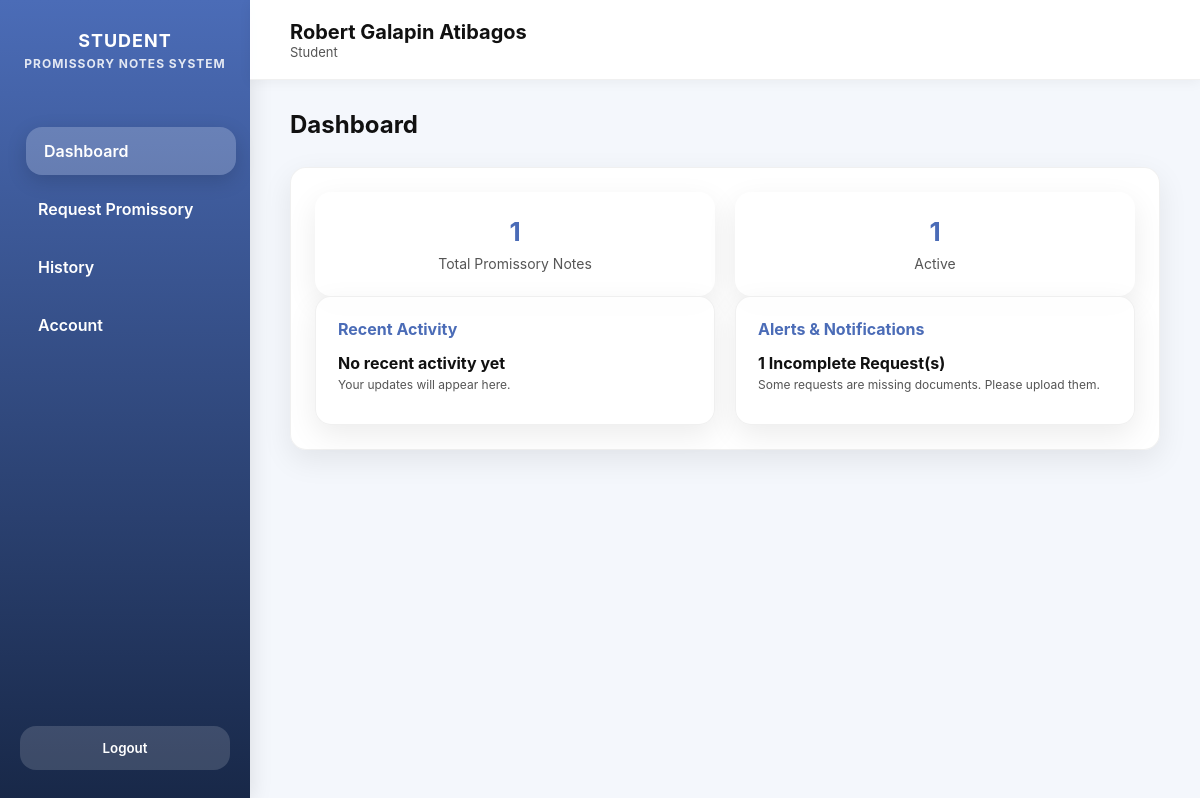
Before: /student/dashboard (signed in) with the older database file.
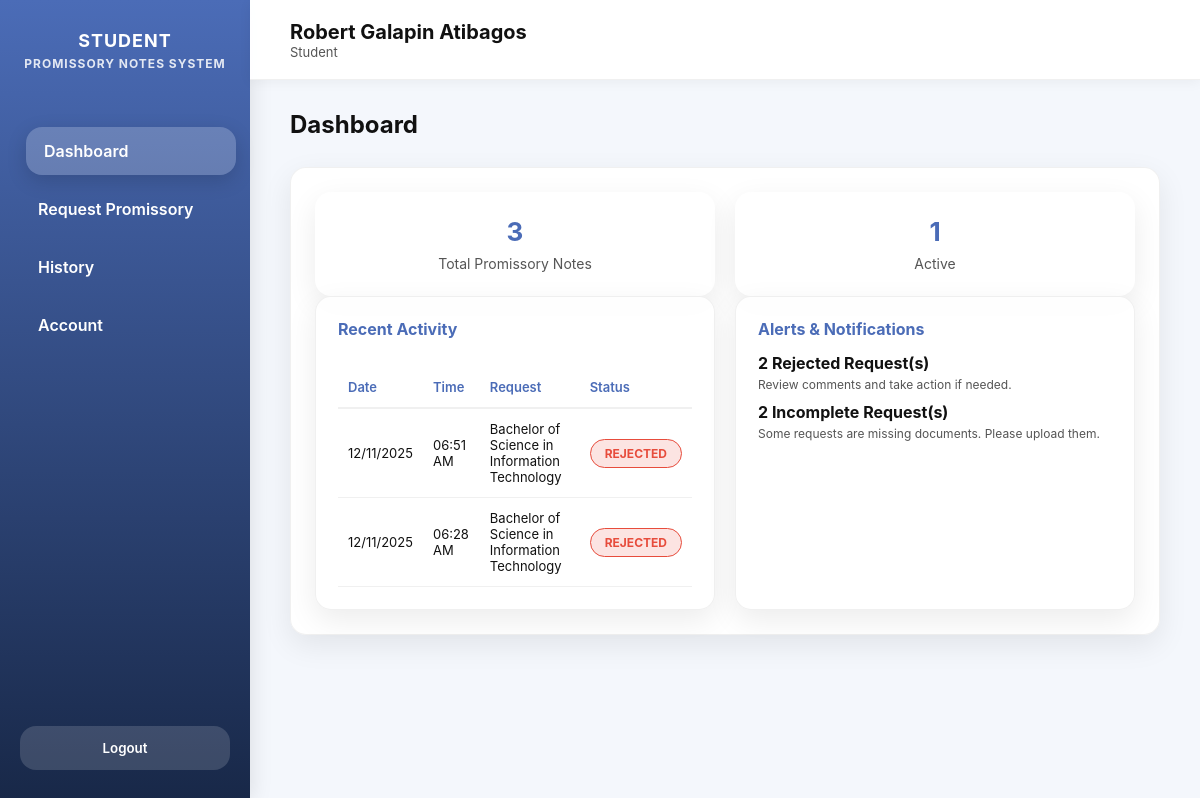
After: the same page with the newer database file.
### models.py (models this page shows, shortened)
class PromissoryRequest(db.Model):
    id = db.Column(db.Integer, primary_key=True)
    student_id = db.Column(db.Integer, db.ForeignKey(
        'account.id'), nullable=False)
    student = db.relationship("Account", backref="promissory_requests")
    year_level = db.Column(db.String(20), nullable=False)
    course = db.Column(db.String(100), nullable=False)
    email = db.Column(db.String(100), nullable=False)
    reason_text = db.Column(db.Text)
    reason_doc = db.Column(db.String(255))
    valid_id = db.Column(db.String(255))
    semester_type = db.Column(db.String(50))
    semester = db.Column(db.String(50))
    school_year = db.Column(db.String(20))
    status = db.Column(db.String(20), default="Pending")
    comments = db.Column(db.Text)
    requested_at = db.Column(db.DateTime, default=datetime.utcnow)

### student_routes.py (the view)
@student_bp.route("/dashboard")
@require_role("Student")
def dashboard():
    student = Account.query.get(session["user_id"])
    total_promissory = PromissoryRequest.query.filter_by(
        student_id=student.id).count()
    active_promissory = PromissoryRequest.query.filter_by(
        student_id=student.id, status="Pending").count()
    recent_requests = PromissoryRequest.query.filter(
        PromissoryRequest.student_id == student.id,
        PromissoryRequest.status.in_(["Approved", "Rejected"])
    ).order_by(PromissoryRequest.requested_at.desc()).limit(5).all()
    rejected_requests = PromissoryRequest.query.filter_by(
        student_id=student.id, status="Rejected").all()
    incomplete_requests = PromissoryRequest.query.filter(
        PromissoryRequest.student_id == student.id,
        (PromissoryRequest.reason_doc == None) | (
            PromissoryRequest.valid_id == None)
    ).all()
    data = {
        "full_name": get_full_name(student),
        "role": student.role,
        "total_promissory": total_promissory,
        "active_promissory": active_promissory,
        "current_time": datetime.now().strftime("%B %d, %Y %I:%M %p")
    }
    return render_template("student/dashboard.html",
                           data=data,
                           recent_requests=recent_requests,
                           rejected_requests=rejected_requests,
                           incomplete_requests=incomplete_requests)

### app.py (called while the page is built)
@app.before_request
def protect_admin_routes():
    if request.path.startswith("/admin"):
        if "user_id" not in session or session.get("role") != "Admin":
            flash("Admin access required.", "danger")
            return redirect(url_for("login"))

### models.py (called while the page is built)
    @property
    def role(self):
        return self._role

    @property
    def status(self):
        return self._status

### student_routes.py (called while the page is built)
def require_role(role=None):
    def wrapper(func):
        @wraps(func)
        def decorated(*args, **kwargs):
            user_id = session.get("user_id")
            if not user_id:
                flash("Please log in first.", "warning")
                return redirect(url_for("login"))
            user = Account.query.get(user_id)
            if not user or user.status == "Inactive":
                flash("Your account is inactive. Please contact the admin.", "danger")
                return redirect(url_for("student.inactive_notice"))
            if role and user.role != role:
                flash("Access denied.", "danger")
                return redirect(url_for("login"))
            return func(*args, **kwargs)
        return decorated
    return wrapper

### templates/student/dashboard.html (shortened to what the changed rows need)
<!DOCTYPE html>
<html lang="en">
  <head>
  </head>
  <body>
    <div class="app">
      <main class="main">
        <div class="content">
          <h2>Dashboard</h2>
          <div class="card">
            <div class="dash-stats">
              <div class="stat">
                <h3>{{ data.total_promissory or 0 }}</h3>
                <p>Total Promissory Notes</p>
              </div>
            </div>
            <div class="row">
              <div class="panel">
                {% if recent_requests %}
                <table>
                  <thead>
                    <tr>
                      <th>Date</th>
                      <th>Time</th>
                      <th>Request</th>
                      <th>Status</th>
                    </tr>
                  </thead>
                  <tbody>
                    {% for req in recent_requests %}
                    <tr>
                      <td>{{ req.requested_at.strftime('%m/%d/%Y') }}</td>
                      <td>{{ req.requested_at.strftime('%I:%M %p') }}</td>
                      <td>{{ req.program or req.course }}</td>
                      <td>
                        <span
                          class="status-badge {% if req.status=='Approved' %}status-approved {% elif req.status=='Rejected' %}status-rejected {% else %}status-pending{% endif %}"
                        >
                          {{ req.status.upper() }}
                        </span>
                      </td>
                    </tr>
                    {% endfor %}
                  </tbody>
                </table>
                {% else %}
                <div>
                  <strong>No recent activity yet</strong>
                  <p class="small">Your updates will appear here.</p>
                </div>
                {% endif %}
              </div>
              <div class="panel">
                {% if rejected_requests or incomplete_requests %} {% if
                rejected_requests %}
                <div style="margin-bottom: 10px">
                  <strong
                    >{{ rejected_requests|length }} Rejected Request(s)</strong
                  >
                  <p class="small">
                    Review comments and take action if needed.
                  </p>
                </div>
                {% endif %} {% if incomplete_requests %}
                <div style="margin-bottom: 10px">
                  <strong
                    >{{ incomplete_requests|length }} Incomplete
                    Request(s)</strong
                  >
                  <p class="small">
                    Some requests are missing documents. Please upload them.
                  </p>
                </div>
                {% endif %} {% else %}
                <div>
                  <strong>No alerts</strong>
                  <p class="small">You are all caught up.</p>
                </div>
                {% endif %}
              </div>
            </div>
          </div>
        </div>
      </main>
    </div>
  </body>
</html>

Changed rows visible on the page:
added PromissoryRequest: requested_at "12/11/2025", requested_at "06:51 AM", course "Bachelor of Science in Information Technology", status "REJECTED"
now on this page (row edited): PromissoryRequest: requested_at "12/11/2025", requested_at "06:28 AM", course "Bachelor of Science in Information Technology", status "REJECTED"
Other visible differences:
{{ data.total_promissory or 0 }}: "1" → "3"
{{ rejected_requests|length }}: (not shown) → "2"
{{ incomplete_requests|length }}: "1" → "2"
text no longer shown: "No recent activity yet Your updates will appear here."
text now shown: "Date Time Request Status Rejected Request(s) Review comments and take action if needed."
